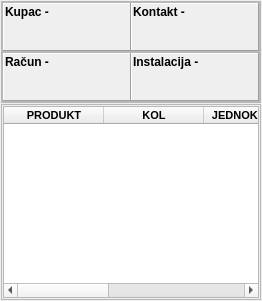
          <widget class="QFrame" name="frame_2">
           <property name="frameShape">
            <enum>QFrame::NoFrame</enum>
           </property>
           <property name="frameShadow">
            <enum>QFrame::Raised</enum>
           </property>
           <layout class="QVBoxLayout" name="verticalLayout_12">
            <property name="spacing">
             <number>1</number>
            </property>
            <property name="leftMargin">
             <number>1</number>
            </property>
            <property name="topMargin">
             <number>1</number>
            </property>
            <property name="rightMargin">
             <number>1</number>
            </property>
            <property name="bottomMargin">
             <number>1</number>
            </property>
            <item>
             <widget class="QFrame" name="frame_14">
              <property name="frameShape">
               <enum>QFrame::StyledPanel</enum>
              </property>
              <property name="frameShadow">
               <enum>QFrame::Raised</enum>
              </property>
              <layout class="QVBoxLayout" name="verticalLayout_13">
               <property name="spacing">
                <number>0</number>
               </property>
               <property name="leftMargin">
                <number>0</number>
               </property>
               <property name="topMargin">
                <number>0</number>
               </property>
               <property name="rightMargin">
                <number>0</number>
               </property>
               <property name="bottomMargin">
                <number>0</number>
               </property>
               <item>
                <widget class="QFrame" name="frame_16">
                 <property name="frameShape">
                  <enum>QFrame::StyledPanel</enum>
                 </property>
                 <property name="frameShadow">
                  <enum>QFrame::Raised</enum>
                 </property>
                 <layout class="QHBoxLayout" name="horizontalLayout_4">
                  <property name="spacing">
                   <number>0</number>
                  </property>
                  <property name="leftMargin">
                   <number>0</number>
                  </property>
                  <property name="topMargin">
                   <number>0</number>
                  </property>
                  <property name="rightMargin">
                   <number>0</number>
                  </property>
                  <property name="bottomMargin">
                   <number>0</number>
                  </property>
                  <item>
                   <widget class="QFrame" name="frame_18">
                    <property name="frameShape">
                     <enum>QFrame::Panel</enum>
                    </property>
                    <property name="frameShadow">
                     <enum>QFrame::Raised</enum>
                    </property>
                    <layout class="QVBoxLayout" name="verticalLayout_14">
                     <property name="spacing">
                      <number>1</number>
                     </property>
                     <property name="leftMargin">
                      <number>1</number>
                     </property>
                     <property name="topMargin">
                      <number>1</number>
                     </property>
                     <property name="rightMargin">
                      <number>1</number>
                     </property>
                     <property name="bottomMargin">
                      <number>1</number>
                     </property>
                     <item>
                      <widget class="QLabel" name="m_lblKupacId">
                       <property name="font">
                        <font>
                         <weight>75</weight>
                         <bold>true</bold>
                        </font>
                       </property>
                       <property name="text">
                        <string>Kupac - </string>
                       </property>
                       <property name="scaledContents">
                        <bool>true</bool>
                       </property>
                       <property name="textInteractionFlags">
                        <set>Qt::LinksAccessibleByMouse|Qt::TextSelectableByKeyboard</set>
                       </property>
                      </widget>
                     </item>
                     <item>
                      <widget class="QLabel" name="m_lblKupacNaziv">
                       <property name="text">
                        <string/>
                       </property>
                       <property name="scaledContents">
                        <bool>true</bool>
                       </property>
                       <property name="textInteractionFlags">
                        <set>Qt::LinksAccessibleByMouse|Qt::TextSelectableByKeyboard</set>
                       </property>
                      </widget>
                     </item>
                     <item>
                      <widget class="QLabel" name="m_lblKupacAdresa">
                       <property name="text">
                        <string/>
                       </property>
                       <property name="scaledContents">
                        <bool>true</bool>
                       </property>
                       <property name="textInteractionFlags">
                        <set>Qt::LinksAccessibleByMouse|Qt::TextSelectableByKeyboard</set>
                       </property>
                      </widget>
                     </item>
                    </layout>
                   </widget>
                  </item>
                  <item>
                   <widget class="QFrame" name="frame_19">
                    <property name="frameShape">
                     <enum>QFrame::Panel</enum>
                    </property>
                    <property name="frameShadow">
                     <enum>QFrame::Raised</enum>
                    </property>
                    <layout class="QVBoxLayout" name="verticalLayout_15">
                     <property name="spacing">
                      <number>1</number>
                     </property>
                     <property name="leftMargin">
                      <number>1</number>
                     </property>
                     <property name="topMargin">
                      <number>1</number>
                     </property>
                     <property name="rightMargin">
                      <number>1</number>
                     </property>
                     <property name="bottomMargin">
                      <number>1</number>
                     </property>
                     <item>
                      <widget class="QLabel" name="m_lblKontaktId">
                       <property name="font">
                        <font>
                         <weight>75</weight>
                         <bold>true</bold>
                        </font>
                       </property>
                       <property name="text">
                        <string>Kontakt - </string>
                       </property>
                       <property name="scaledContents">
                        <bool>true</bool>
                       </property>
                       <property name="textInteractionFlags">
                        <set>Qt::LinksAccessibleByMouse|Qt::TextSelectableByKeyboard</set>
                       </property>
                      </widget>
                     </item>
                     <item>
                      <widget class="QLabel" name="m_lblKontaktNaziv">
                       <property name="text">
                        <string/>
                       </property>
                       <property name="scaledContents">
                        <bool>true</bool>
                       </property>
                       <property name="textInteractionFlags">
                        <set>Qt::LinksAccessibleByMouse|Qt::TextSelectableByKeyboard</set>
                       </property>
                      </widget>
                     </item>
                     <item>
                      <widget class="QLabel" name="m_lblKontaktAdresa">
                       <property name="text">
                        <string/>
                       </property>
                       <property name="scaledContents">
                        <bool>true</bool>
                       </property>
                       <property name="textInteractionFlags">
                        <set>Qt::LinksAccessibleByMouse|Qt::TextSelectableByKeyboard</set>
                       </property>
                      </widget>
                     </item>
                    </layout>
                   </widget>
                  </item>
                 </layout>
                </widget>
               </item>
               <item>
                <widget class="QFrame" name="frame_17">
                 <property name="frameShape">
                  <enum>QFrame::StyledPanel</enum>
                 </property>
                 <property name="frameShadow">
                  <enum>QFrame::Raised</enum>
                 </property>
                 <layout class="QHBoxLayout" name="horizontalLayout_5">
                  <property name="spacing">
                   <number>0</number>
                  </property>
                  <property name="leftMargin">
                   <number>0</number>
                  </property>
                  <property name="topMargin">
                   <number>0</number>
                  </property>
                  <property name="rightMargin">
                   <number>0</number>
                  </property>
                  <property name="bottomMargin">
                   <number>0</number>
                  </property>
                  <item>
                   <widget class="QFrame" name="frame_20">
                    <property name="frameShape">
                     <enum>QFrame::Panel</enum>
                    </property>
                    <property name="frameShadow">
                     <enum>QFrame::Raised</enum>
                    </property>
                    <layout class="QVBoxLayout" name="verticalLayout_16">
                     <property name="spacing">
                      <number>1</number>
                     </property>
                     <property name="leftMargin">
                      <number>1</number>
                     </property>
                     <property name="topMargin">
                      <number>1</number>
                     </property>
                     <property name="rightMargin">
                      <number>1</number>
                     </property>
                     <property name="bottomMargin">
                      <number>1</number>
                     </property>
                     <item>
                      <widget class="QLabel" name="m_lblRacunId">
                       <property name="font">
                        <font>
                         <weight>75</weight>
                         <bold>true</bold>
                        </font>
                       </property>
                       <property name="text">
                        <string>Račun - </string>
                       </property>
                       <property name="scaledContents">
                        <bool>true</bool>
                       </property>
                       <property name="textInteractionFlags">
                        <set>Qt::LinksAccessibleByMouse|Qt::TextSelectableByKeyboard</set>
                       </property>
                      </widget>
                     </item>
                     <item>
                      <widget class="QLabel" name="m_lblRacunNaziv">
                       <property name="text">
                        <string/>
                       </property>
                       <property name="scaledContents">
                        <bool>true</bool>
                       </property>
                       <property name="textInteractionFlags">
                        <set>Qt::LinksAccessibleByMouse|Qt::TextSelectableByKeyboard</set>
                       </property>
                      </widget>
                     </item>
                     <item>
                      <widget class="QLabel" name="m_lblRacunAdresa">
                       <property name="text">
                        <string/>
                       </property>
                       <property name="scaledContents">
                        <bool>true</bool>
                       </property>
                       <property name="textInteractionFlags">
                        <set>Qt::LinksAccessibleByMouse|Qt::TextSelectableByKeyboard</set>
                       </property>
                      </widget>
                     </item>
                    </layout>
                   </widget>
                  </item>
                  <item>
                   <widget class="QFrame" name="frame_21">
                    <property name="frameShape">
                     <enum>QFrame::Panel</enum>
                    </property>
                    <property name="frameShadow">
                     <enum>QFrame::Raised</enum>
                    </property>
                    <layout class="QVBoxLayout" name="verticalLayout_17">
                     <property name="spacing">
                      <number>1</number>
                     </property>
                     <property name="leftMargin">
                      <number>1</number>
                     </property>
                     <property name="topMargin">
                      <number>1</number>
                     </property>
                     <property name="rightMargin">
                      <number>1</number>
                     </property>
                     <property name="bottomMargin">
                      <number>1</number>
                     </property>
                     <item>
                      <widget class="QLabel" name="m_lblInstalacijaId">
                       <property name="font">
                        <font>
                         <weight>75</weight>
                         <bold>true</bold>
                        </font>
                       </property>
                       <property name="text">
                        <string>Instalacija - </string>
                       </property>
                       <property name="scaledContents">
                        <bool>true</bool>
                       </property>
                       <property name="textInteractionFlags">
                        <set>Qt::LinksAccessibleByMouse|Qt::TextSelectableByKeyboard</set>
                       </property>
                      </widget>
                     </item>
                     <item>
                      <widget class="QLabel" name="m_lblInstalacijaNaziv">
                       <property name="text">
                        <string/>
                       </property>
                       <property name="scaledContents">
                        <bool>true</bool>
                       </property>
                       <property name="textInteractionFlags">
                        <set>Qt::LinksAccessibleByMouse|Qt::TextSelectableByKeyboard</set>
                       </property>
                      </widget>
                     </item>
                     <item>
                      <widget class="QLabel" name="InstalacijaAdresa">
                       <property name="text">
                        <string/>
                       </property>
                       <property name="scaledContents">
                        <bool>true</bool>
                       </property>
                       <property name="textInteractionFlags">
                        <set>Qt::LinksAccessibleByMouse|Qt::TextSelectableByKeyboard</set>
                       </property>
                      </widget>
                     </item>
                    </layout>
                   </widget>
                  </item>
                 </layout>
                </widget>
               </item>
              </layout>
             </widget>
            </item>
            <item>
             <widget class="QFrame" name="frame_15">
              <property name="frameShape">
               <enum>QFrame::StyledPanel</enum>
              </property>
              <property name="frameShadow">
               <enum>QFrame::Raised</enum>
              </property>
              <layout class="QVBoxLayout" name="verticalLayout_18">
               <property name="spacing">
                <number>1</number>
               </property>
               <property name="leftMargin">
                <number>1</number>
               </property>
               <property name="topMargin">
                <number>1</number>
               </property>
               <property name="rightMargin">
                <number>1</number>
               </property>
               <property name="bottomMargin">
                <number>1</number>
               </property>
               <item>
                <widget class="QTableWidget" name="m_twStavkeSporazuma">
                 <property name="sizePolicy">
                  <sizepolicy hsizetype="Expanding" vsizetype="Expanding">
                   <horstretch>0</horstretch>
                   <verstretch>0</verstretch>
                  </sizepolicy>
                 </property>
                 <property name="font">
                  <font>
                   <pointsize>8</pointsize>
                   <weight>75</weight>
                   <bold>true</bold>
                  </font>
                 </property>
                 <property name="editTriggers">
                  <set>QAbstractItemView::NoEditTriggers</set>
                 </property>
                 <property name="alternatingRowColors">
                  <bool>false</bool>
                 </property>
                 <property name="selectionMode">
                  <enum>QAbstractItemView::ExtendedSelection</enum>
                 </property>
                 <property name="selectionBehavior">
                  <enum>QAbstractItemView::SelectRows</enum>
                 </property>
                 <attribute name="verticalHeaderVisible">
                  <bool>false</bool>
                 </attribute>
                 <attribute name="verticalHeaderHighlightSections">
                  <bool>true</bool>
                 </attribute>
                 <column>
                  <property name="text">
                   <string>PRODUKT</string>
                  </property>
                 </column>
                 <column>
                  <property name="text">
                   <string>KOL</string>
                  </property>
                 </column>
                 <column>
                  <property name="text">
                   <string>JEDNOKRATNO</string>
                  </property>
                 </column>
                 <column>
                  <property name="text">
                   <string>PRETPLATA</string>
                  </property>
                 </column>
                 <column>
                  <property name="text">
                   <string>SRZSTAVKA_ID</string>
                  </property>
                 </column>
                </widget>
               </item>
              </layout>
             </widget>
            </item>
           </layout>
          </widget>
